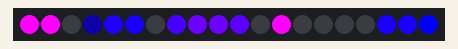
Simulated run of this sketch. Board: Arduino Uno, built with avr-gcc and run on an emulated ATmega328P. Shown: 20 RGB LEDs in strip order, left to right.

Above: at 0.45 s.
At 5.26 s:
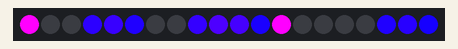
At 10.08 s:
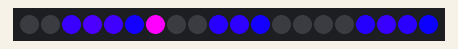
At 19.41 s:
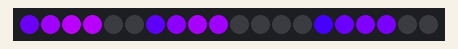
At 29.34 s:
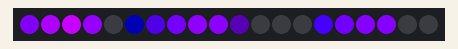
At 39.58 s:
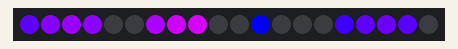

The sketch:

LIQUID_COOLER_ROTATION.ino
```cpp
#include <FastLED.h>
#define DATA_PIN 3
#define NUM_LEDS 20
#define FAN1_LEDS 6
#define FAN2_LEDS 6
#define PUMP_LEDS 8

CRGB leds[NUM_LEDS];

// Spin speeds (rotations per second)
float fan1Speed = 0.6;
float fan2Speed = -0.8; // opposite direction
float pumpSpeed = 0.4;

// Trail length (in LEDs)
int trailLength = 4;

// Colors for chase (deep purple + rich blue)
CRGB chaseColor1 = CRGB(64, 0, 128); // Deep royal purple
CRGB chaseColor2 = CRGB(0, 0, 255);  // Strong blue

void setup() {
  FastLED.addLeds<WS2812B, DATA_PIN, GRB>(leds, NUM_LEDS);
  FastLED.setBrightness(255);
}

void loop() {
  static unsigned long lastMillis = 0;
  unsigned long currentMillis = millis();

  // Fade everything slightly each frame to create blur persistence
  fadeToBlackBy(leds, NUM_LEDS, 40);

  // Draw spinning effects
  spinBlurChase(0, FAN1_LEDS, fan1Speed);
  spinBlurChase(FAN1_LEDS, FAN2_LEDS, fan2Speed);
  spinBlurChase(FAN1_LEDS + FAN2_LEDS, PUMP_LEDS, pumpSpeed);

  // Update LEDs ~60fps
  if (currentMillis - lastMillis >= 16) {
    FastLED.show();
    lastMillis = currentMillis;
  }
}

void spinBlurChase(int startIndex, int count, float speed) {
  float time = millis() / 1000.0;
  float pos = fmod(time * speed * count, count); // position in LEDs

  // Draw main LED + trailing blur with color blend
  for (int t = 0; t < trailLength; t++) {
    float ledPos = pos - t;
    while (ledPos < 0) ledPos += count; // wrap backwards
    while (ledPos >= count) ledPos -= count; // wrap forwards

    // Blend between deep purple and blue
    uint8_t blendAmount = (uint8_t)((ledPos / count) * 255);
    CRGB blendedColor = blend(chaseColor1, chaseColor2, blendAmount);

    // Fade brightness along the trail
    uint8_t brightness = 255 - (t * (255 / trailLength));
    leds[startIndex + (int)ledPos] += blendedColor.nscale8(brightness);
  }
}
```
